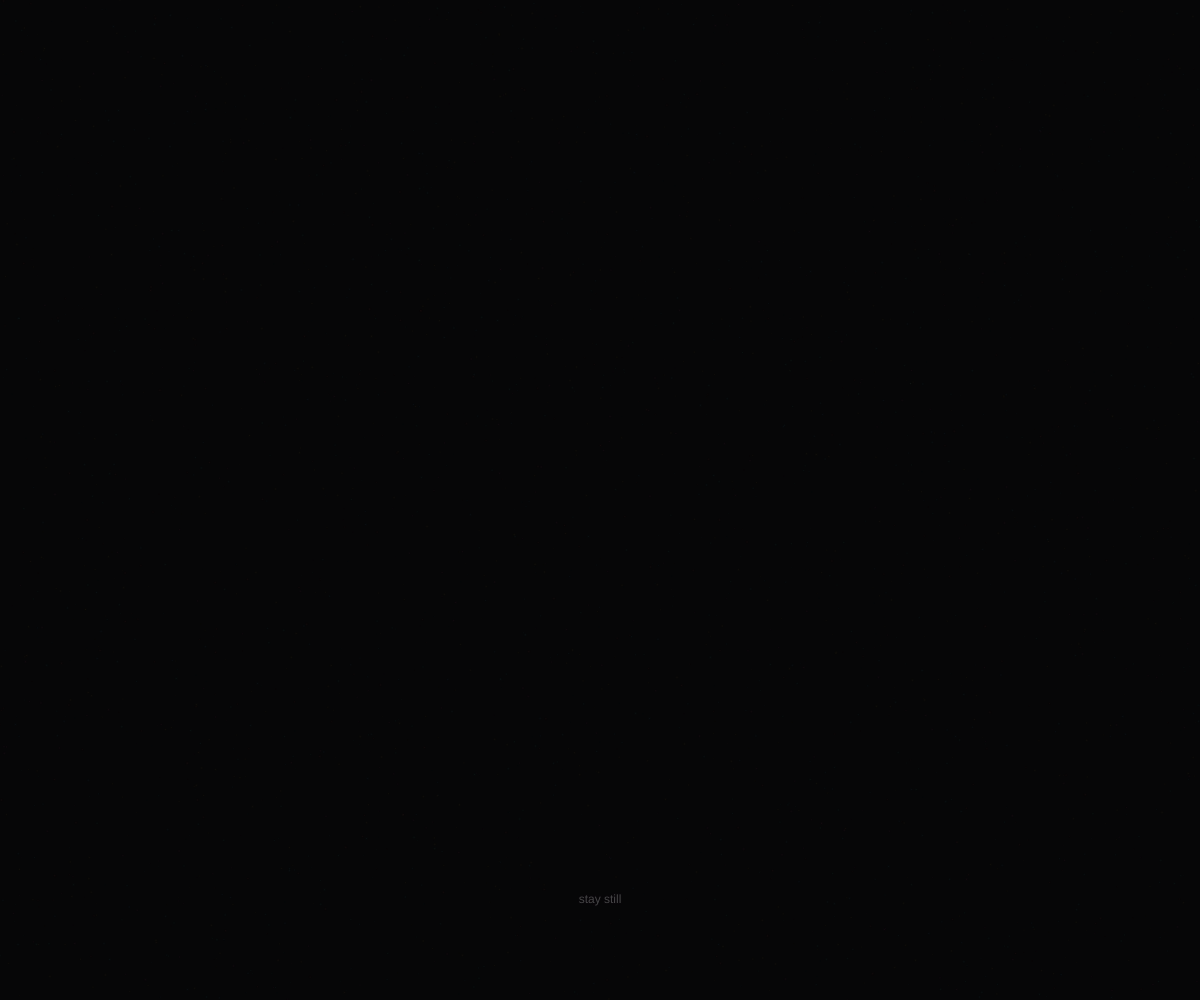
Frame 1 (no input)
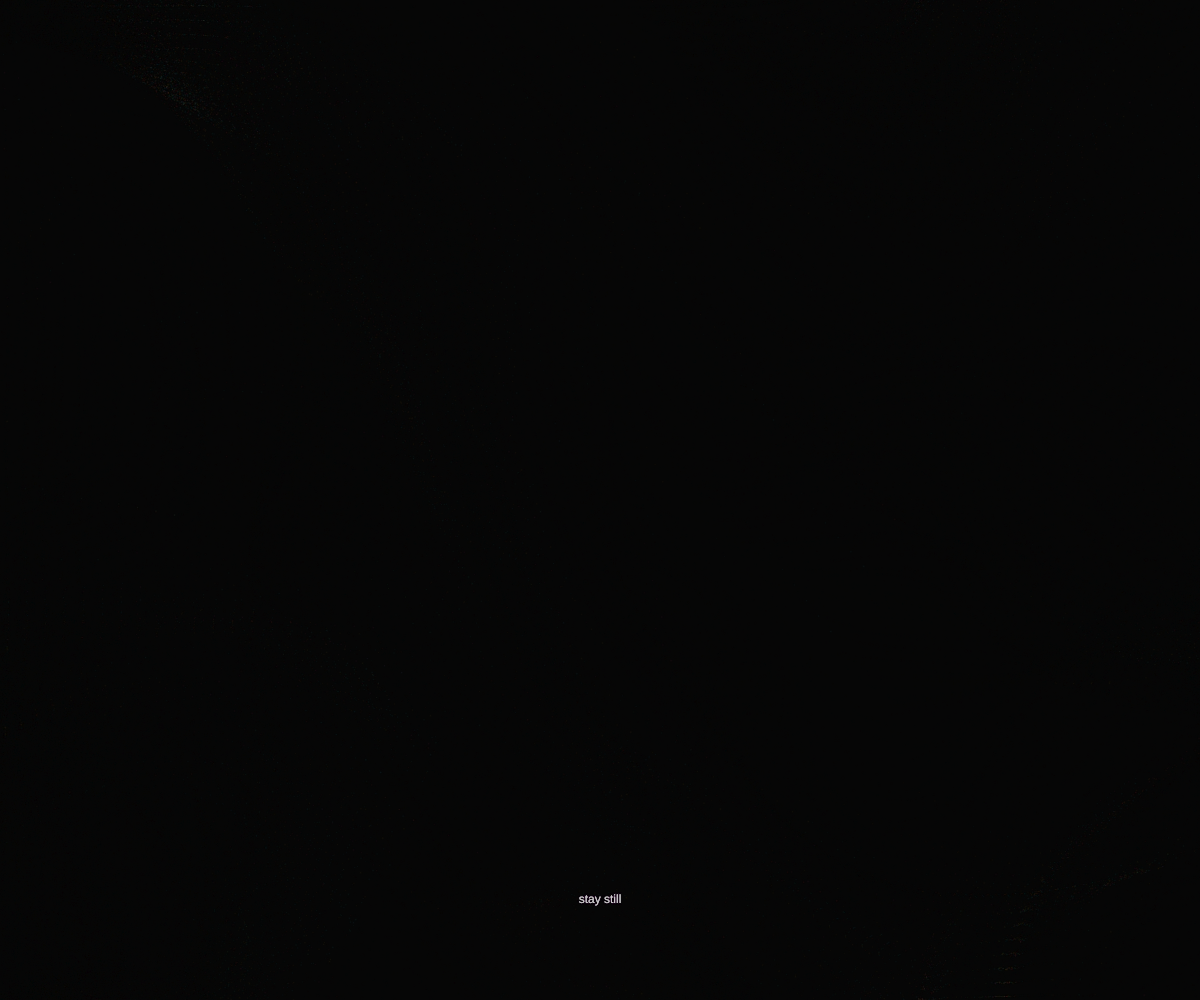
Frame 60 (no input)
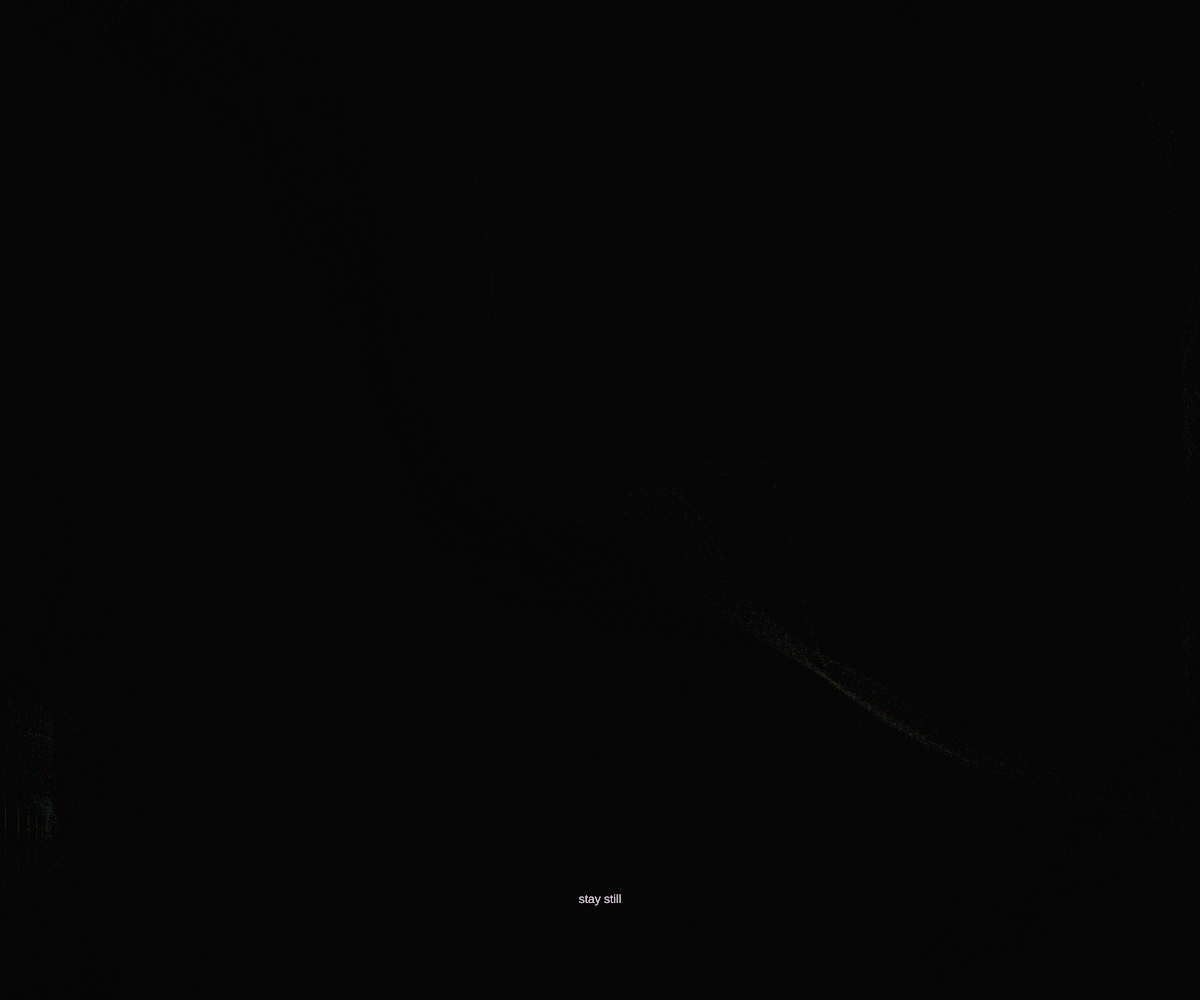
Frame 120 (the mouse pressed at the canvas centre since frame 60)

The p5.js sketch that drew these frames (run headless with seeded random() and noise() and a simulated clock; from frame 60 on, the mouse is pressed at the canvas centre):

// p5.js sketch
// ── sketch.js
// Presence Engine — "hiersein ist herrlich"
// Generative system driven by STILLNESS, not interaction.
// p5.js — mobile & desktop

let seed;
let particles = [];
let presence = 0;          // 0..1  (how still the user is)
let lastInputTime = 0;

const PRESENCE_RISE = 0.0008;   // how fast presence grows when still
const PRESENCE_DROP = 0.015;    // how fast presence drops on input

let showText = false;

function setup() {
  createCanvas(windowWidth, windowHeight);
  pixelDensity(min(2, displayDensity()));
  colorMode(HSB, 360, 100, 100, 1);
  reseed();
}

function windowResized() {
  resizeCanvas(windowWidth, windowHeight);
  reseed();
}

function reseed() {
  seed = Date.now();
  randomSeed(seed);
  noiseSeed(seed);

  presence = 0;
  lastInputTime = millis();
  showText = false;

  particles = [];
  const n = floor(map(min(width, height), 320, 1400, 1200, 4200, true));
  for (let i = 0; i < n; i++) {
    particles.push(makeParticle());
  }

  background(230, 20, 3);
}

// ---------------- Presence detection ----------------
function registerInput() {
  lastInputTime = millis();
  presence = max(0, presence - PRESENCE_DROP);
  showText = false;
}

function touchStarted() { registerInput(); return false; }
function touchMoved()   { registerInput(); return false; }
function touchEnded()   { registerInput(); return false; }
function mousePressed() { registerInput(); }
function mouseMoved()   { if (mouseX || mouseY) registerInput(); }
function keyPressed()   { registerInput(); }

// ---------------- Core loop ----------------
function draw() {
  // Presence grows only if there was no input
  const stillFor = millis() - lastInputTime;
  if (stillFor > 200) {
    presence = min(1, presence + PRESENCE_RISE);
  }

  // background persistence
  background(230, 20, 3, 0.08);

  const t = frameCount * 0.006;

  updateParticles(t);
  drawParticles(t);

  if (presence > 0.55) drawEmergence();
  if (presence > 0.78) drawText();

  drawDebugHint();
}

// ---------------- Particles ----------------
function makeParticle() {
  return {
    x: random(width),
    y: random(height),
    vx: 0,
    vy: 0,
    h: random([345, 0, 20, 40, 160, 190, 210]),
    w: random(0.8, 2.0),
    phase: random(TAU)
  };
}

function updateParticles(t) {
  for (let p of particles) {
    const n = noise(p.x * 0.002, p.y * 0.002, t);
    const ang = n * TAU * 2;

    // chaos vs order controlled by presence
    const chaos = lerp(1.8, 0.2, presence);
    const order = lerp(0.1, 1.2, presence);

    p.vx += cos(ang) * chaos;
    p.vy += sin(ang) * chaos;

    // gentle global convergence when present
    const cx = width * 0.5;
    const cy = height * 0.5;
    const dx = cx - p.x;
    const dy = cy - p.y;
    const d = sqrt(dx * dx + dy * dy) + 0.001;

    p.vx += (dx / d) * order * 0.03;
    p.vy += (dy / d) * order * 0.03;

    p.vx *= 0.92;
    p.vy *= 0.92;

    p.x += p.vx;
    p.y += p.vy;

    if (p.x < -10) p.x = width + 10;
    if (p.x > width + 10) p.x = -10;
    if (p.y < -10) p.y = height + 10;
    if (p.y > height + 10) p.y = -10;
  }
}

function drawParticles(t) {
  for (let p of particles) {
    const glow = 0.04 + presence * 0.12;

    strokeWeight(p.w * (0.8 + presence));
    stroke(p.h, 50 + presence * 30, 100, glow);
    point(p.x, p.y);

    // halo
    strokeWeight(p.w * 2.2);
    stroke(p.h, 30, 100, glow * 0.15);
    point(p.x, p.y);
  }
}

// ---------------- Emergence ----------------
function drawEmergence() {
  const r = min(width, height) * 0.28 * smoothstep((presence - 0.55) / 0.45);
  const x = width * 0.5;
  const y = height * 0.5;

  noFill();
  for (let i = 6; i >= 1; i--) {
    stroke(340, 40, 100, 0.02 * i);
    strokeWeight(i * 6);
    circle(x, y, r * (1 + i * 0.18));
  }
}

// ---------------- Text (earned, not shown) ----------------
function drawText() {
  if (!showText) showText = true;

  push();
  resetMatrix();
  textAlign(CENTER, CENTER);

  const s = map(min(width, height), 320, 1200, 1.2, 1.0, true);
  const y = height * 0.82;
  const msg = "hiersein ist herrlich";

  // text flickers if presence not stable
  const stability = map(presence, 0.78, 1.0, 0.2, 1.0, true);

  for (let i = 7; i >= 1; i--) {
    fill(340, 20, 100, 0.02 * i * stability);
    textSize((26 + i) * s);
    text(msg, width * 0.5, y);
  }

  fill(340, 15, 100, 0.35 * stability);
  textSize(28 * s);
  text(msg, width * 0.5, y);

  pop();
}

// ---------------- Minimal hint ----------------
function drawDebugHint() {
  if (presence > 0.15) return;

  push();
  resetMatrix();
  textAlign(CENTER, CENTER);
  fill(0, 0, 100, 0.25);
  textSize(12);
  text("stay still", width * 0.5, height * 0.9);
  pop();
}

// ---------------- Utils ----------------
function smoothstep(x) {
  x = constrain(x, 0, 1);
  return x * x * (3 - 2 * x);
}

// ── style.css
html, body {
  margin: 0;
  padding: 0;
  background: #05060a;
  overflow: hidden;
  height: 100%;
  font-family: ui-monospace, SFMono-Regular, Menlo, Monaco, Consolas, "Liberation Mono", "Courier New", monospace;
}

canvas {
  display: block;
}

#hud{
  position: fixed;
  top: 14px;
  left: 14px;
  z-index: 10;
  color: rgba(255,255,255,0.82);
  font-size: 12px;
  line-height: 1.35;
  user-select: none;
  pointer-events: none;
  mix-blend-mode: screen;
  text-shadow: 0 0 10px rgba(255,255,255,0.12);
}

#hud .title{
  font-size: 13px;
  letter-spacing: 0.3px;
  margin-bottom: 4px;
  color: rgba(255,255,255,0.9);
}

#hud .keys{
  margin-top: 6px;
  color: rgba(255,255,255,0.6);
}
